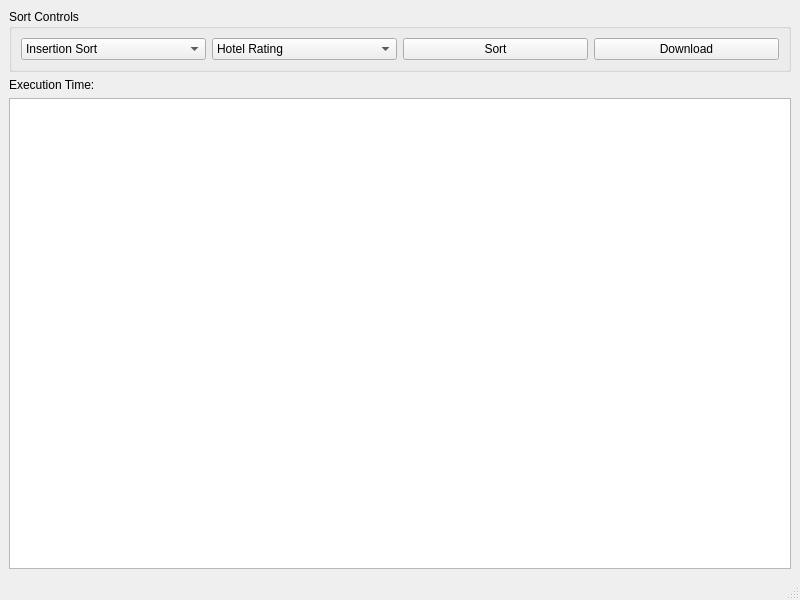
<?xml version="1.0" encoding="UTF-8"?>
<ui version="4.0">
    <class>MainWindow</class>
    <widget class="QMainWindow" name="MainWindow">
        <property name="geometry">
            <rect>
                <x>0</x>
                <y>0</y>
                <width>800</width>
                <height>600</height>
            </rect>
        </property>
        <property name="windowTitle">
            <string>Hotel Recommender</string>
        </property>
        <widget class="QWidget" name="centralwidget">
            <layout class="QVBoxLayout" name="verticalLayout">
                <item>
                    <widget class="QGroupBox" name="sortGroupBox">
                        <property name="title">
                            <string>Sort Controls</string>
                        </property>
                        <layout class="QHBoxLayout" name="horizontalLayout">
                            <item>
                                <widget class="QComboBox" name="SortComboBox">
                                    <item>
                                        <property name="text">
                                            <string>Insertion Sort</string>
                                        </property>
                                    </item>
                                    <item>
                                        <property name="text">
                                            <string>Selection Sort</string>
                                        </property>
                                    </item>
                                    <item>
                                        <property name="text">
                                            <string>Bubble Sort</string>
                                        </property>
                                    </item>
                                </widget>
                            </item>
                            <item>
                                <widget class="QComboBox" name="PropertiesComboBox">
                                    <item>
                                        <property name="text">
                                            <string>Hotel Rating</string>
                                        </property>
                                    </item>
                                    <item>
                                        <property name="text">
                                            <string>Hotel Experience</string>
                                        </property>
                                    </item>
                                    <item>
                                        <property name="text">
                                            <string>Amenities</string>
                                        </property>
                                    </item>
                                    <item>
                                        <property name="text">
                                            <string>Price</string>
                                        </property>
                                    </item>
                                </widget>
                            </item>
                            <item>
                                <widget class="QPushButton" name="SortButton">
                                    <property name="text">
                                        <string>Sort</string>
                                    </property>
                                </widget>
                            </item>
                            <item>
                                <widget class="QPushButton" name="DownloadButton">
                                    <property name="text">
                                        <string>Download</string>
                                    </property>
                                </widget>
                            </item>
                        </layout>
                    </widget>
                </item>
                <item>
                    <layout class="QHBoxLayout" name="executionLayout">
                        <item>
                            <widget class="QLabel" name="ExecutionLabel">
                                <property name="text">
                                    <string>Execution Time:</string>
                                </property>
                            </widget>
                        </item>
                    </layout>
                </item>
                <item>
                    <widget class="QTextBrowser" name="results">
                        <property name="minimumSize">
                            <size>
                                <width>0</width>
                                <height>300</height>
                            </size>
                        </property>
                    </widget>
                </item>
            </layout>
        </widget>
        <widget class="QStatusBar" name="statusbar"/>
    </widget>
    <resources/>
    <connections/>
</ui>
